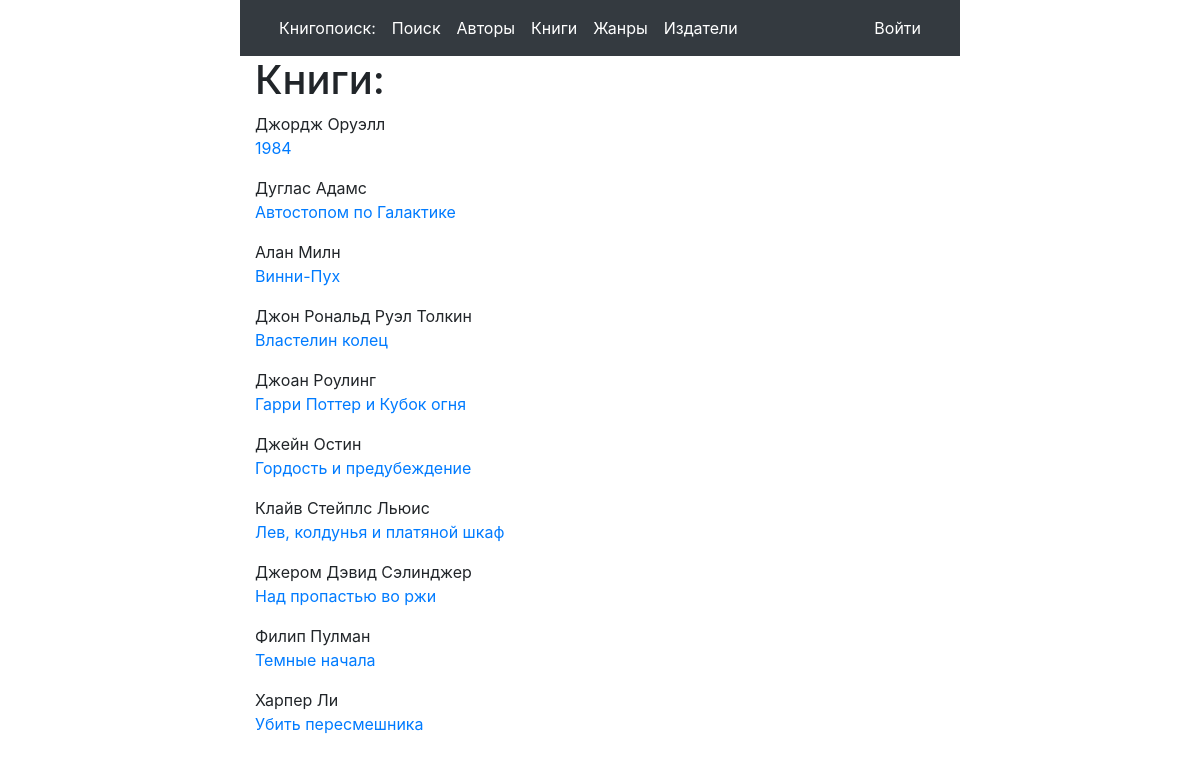
/books, run on the app's committed database.
### app/models.py (models this page shows, shortened)
class Book(db.Model):
    ISBN = db.Column(db.Integer, primary_key=True)
    title = db.Column(db.String(64), index=True)
    description = db.Column(db.String(120))
    book_rate = db.Column(db.Float, default=0)
    image = db.Column(db.String(255))
    feedback = db.relationship('Feedback', backref='book', lazy='dynamic')
    edition = db.relationship('Edition', backref='book', lazy='dynamic')

class Author(db.Model):
    id = db.Column(db.Integer, primary_key=True)
    name = db.Column(db.String(64), index=True)
    date_birth = db.Column(db.Date)
    date_death = db.Column(db.Date)
    country = db.Column(db.String(64))
    author_rate = db.Column(db.Float, default=0)
    image = db.Column(db.String(255))
    books = db.relationship(
        'Book', secondary=authors,
        primaryjoin=(authors.c.author_id == id),
        secondaryjoin=(authors.c.ISBN == Book.ISBN),
        backref=db.backref('authors', lazy='dynamic'), lazy='dynamic')

### app/routes.py (the view)
@app.route('/books')
def books():
    books = Book.query.order_by(Book.title).all()
    return render_template('books.html', title='Книги', books=books)

### app/models.py (called while the page is built)
@app.before_request
def before_request():
    if current_user.is_authenticated:
        current_user.last_seen = datetime.utcnow()
        db.session.commit()

### app/templates/books.html
{% extends "base.html" %}
{% block app_content %}
    <h1>Книги:</h1>
    {% for book in books %}
    <div><p>
        {{ book.authors.first().name }}
        <br>
        <a href="{{ url_for('book', ISBN=book.ISBN) }}">{{ book.title }}</a>
    </p></div>
    {% endfor %}
{% endblock %}

### data on the page
Book: authors.first "Джордж Оруэлл", title "1984"
Book: authors.first "Дуглас Адамс", title "Автостопом по Галактике"
Book: authors.first "Алан Милн", title "Винни-Пух"
Book: authors.first "Джон Рональд Руэл Толкин", title "Властелин колец"
Book: authors.first "Джоан Роулинг", title "Гарри Поттер и Кубок огня"
Book: authors.first "Джейн Остин", title "Гордость и предубеждение"
Book: authors.first "Клайв Стейплс Льюис", title "Лев, колдунья и платяной шкаф"
Book: authors.first "Джером Дэвид Сэлинджер", title "Над пропастью во ржи"
Book: authors.first "Филип Пулман", title "Темные начала"
Book: authors.first "Харпер Ли", title "Убить пересмешника"
